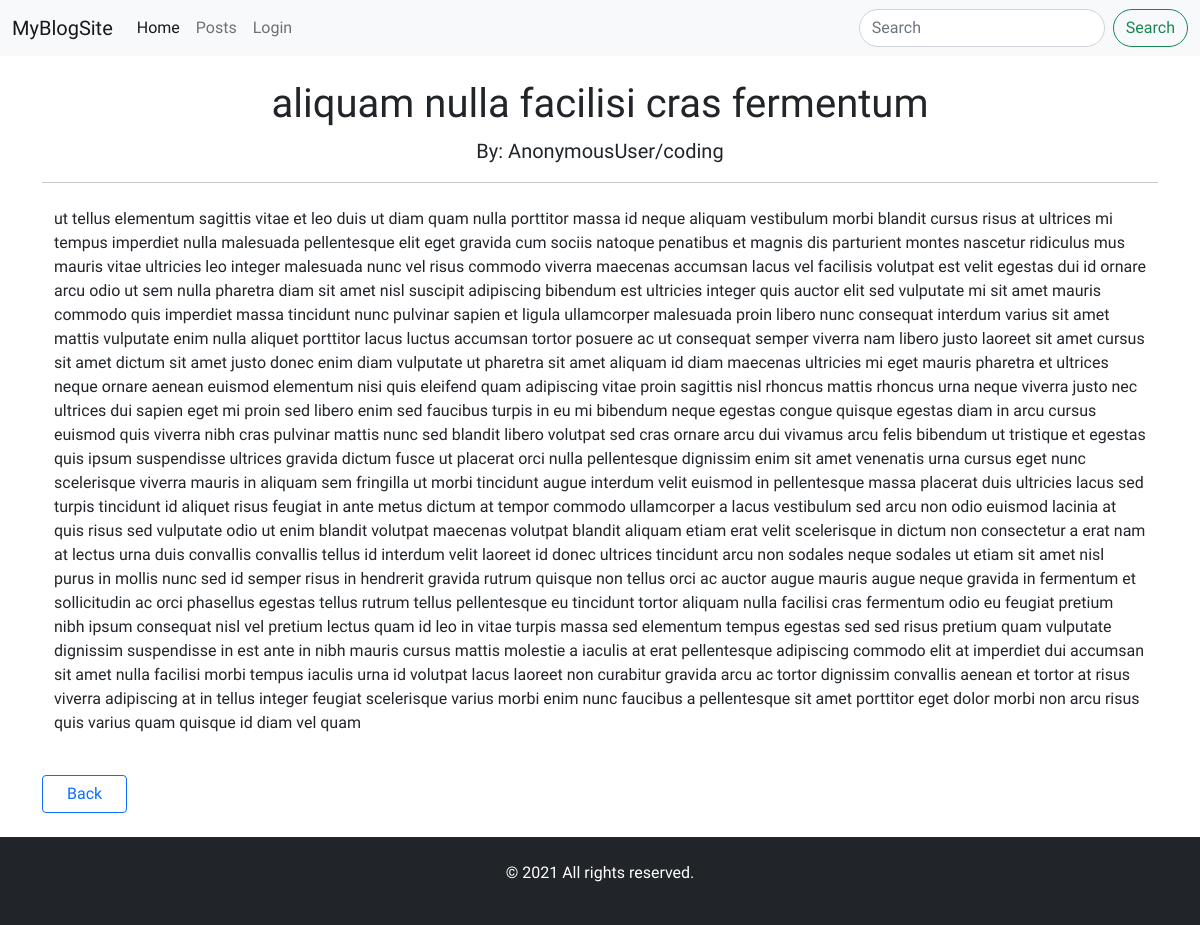
Screenshot of /Blog/Post/37 with the database file from the repository.
### Blogs/models.py (models this page shows, shortened)
class Post(models.Model):
    title=models.CharField(max_length=200)
    category = models.CharField(max_length=200)
    FeatureImages =models.ImageField(null=True, blank=True,upload_to="images/")
    body = RichTextField(blank=True, null=True)
    date=models.DateTimeField(auto_now_add=True)

### Blogs/views.py (the view)
# urls.py: path('/Post/<int:pk>', PostDetail.as_view(), name='PostDetail'),
class PostDetail(DetailView):
    model = Post
    template_name = 'PostDetail.html'

### templates/PostDetail.html (shortened to what this page needs)
{% extends 'base.html' %} {% block content %}
<div class="container mt-4">
	<div class="Container text-center">
		<h1>{{post.title}}</h1>
		<small class="fs-5">By: {{user}}/{{post.category}}</small>
	</div>
	<hr/>
	<div class="container mt-4 fw-normal">{{post.body|safe}}</div>
	<br>
	<div>
		<a
				class="btn btn-outline-primary px-4"
				role="button"
				href="{% url 'Post' %}"
		>Back</a>
	</div>
	<br/>
</div>
{% endblock %}

### templates/base.html (style rules this page uses)
body { font-family: 'Oswald', sans-serif; }

### rows the page displays
Post: title "aliquam nulla facilisi cras fermentum", category "coding", body "ut tellus elementum sagittis vitae et leo duis ut diam quam nulla porttitor massa id neque aliquam vestibulum morbi blandit cursus risus at ultrices mi tempus imperdiet nulla malesuada pellentesque elit eget gravida cum sociis natoque penatibus et magnis dis parturient montes nascetur ridiculus mus mauris vitae ultricies leo integer malesuada nunc vel risus commodo viverra maecenas accumsan lacus vel facilisis volutpat est velit egestas dui id ornare arcu odio ut sem nulla pharetra diam sit amet nisl suscipit adipiscing bibendum est ultricies integer quis auctor elit sed vulputate mi sit amet mauris commodo quis imperdiet massa tincidunt nunc pulvinar sapien et ligula ullamcorper malesuada…"

### other values shown
{{ user }} "AnonymousUser"
